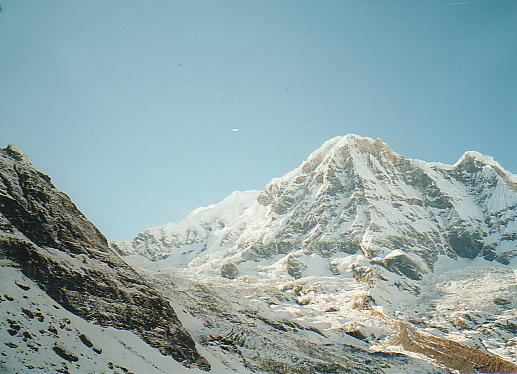
#> input picture AR/input_images/everest1.jpg, 517 x 374 px
$ python -i ps3.py   (imports and definitions only)
#> lines starting #> are read from the running program, lines starting #| are printed output that depends on the picture
"""
CS6476 Assignment 3 imports. Only Numpy and cv2 are allowed.
"""
import cv2
import numpy as np

import cv2
import numpy as np
from typing import Tuple
import math
from scipy.signal import convolve2d
import scipy.ndimage,scipy.signal

class Mouse_Click_Correspondence(object):

    # [405 lines left out: functions __init__, click_event, click_event2, driver, euclidean_distance, get_corners_list and 5 more, not called in this run]


class Automatic_Corner_Detection(object):

    def __init__(self):

        self.SOBEL_X = np.array(
            [
                [-1, 0, 1],
                [-2, 0, 2],
                [-1, 0, 1]
            ]).astype(np.float32)
        self.SOBEL_Y = np.array(
            [
                [-1, -2, -1],
                [0, 0, 0],
                [1, 2, 1]
            ]).astype(np.float32)


    def gradients(self, image_bw):
        '''Use convolution with Sobel filters to calculate the image gradient at each
            pixel location
            Input -
            :param image_bw: A numpy array of shape (M,N) containing the grayscale image
            Output -
            :return Ix: Array of shape (M,N) representing partial derivatives of image
                    in x-direction
            :return Iy: Array of shape (M,N) representing partial derivative of image
                    in y-direction
        '''

        # raise NotImplementedError
        padded_image = np.pad(image_bw, pad_width=1, mode='constant', constant_values=0)
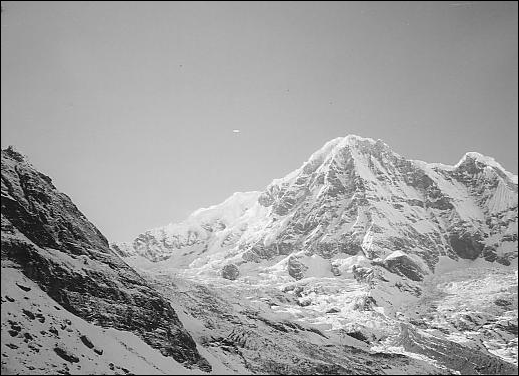
#> padded_image: shape (376, 519); min 0, max 255, mean 158.6
        Ix = convolve2d(padded_image, self.SOBEL_X, mode='valid')
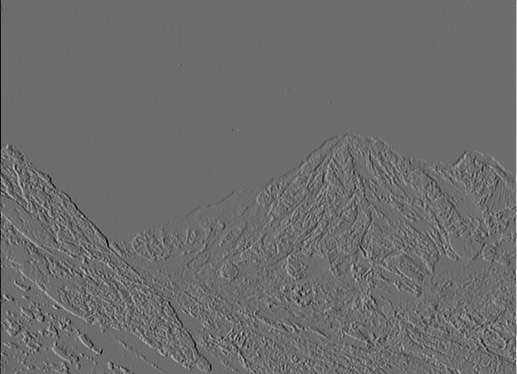
#> Ix: shape (374, 517) float32; min -726, max 969, mean -0.2; drawn with min black and max white
        Iy = convolve2d(padded_image, self.SOBEL_Y, mode='valid')
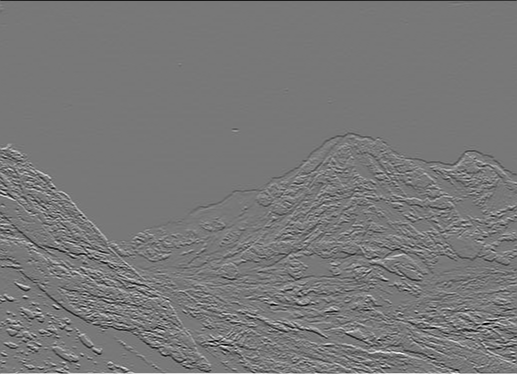
#> Iy: shape (374, 517) float32; min -837, max 934, mean 0.1; drawn with min black and max white
        reverse_Ix=np.where(Ix == 0, 0, -Ix)
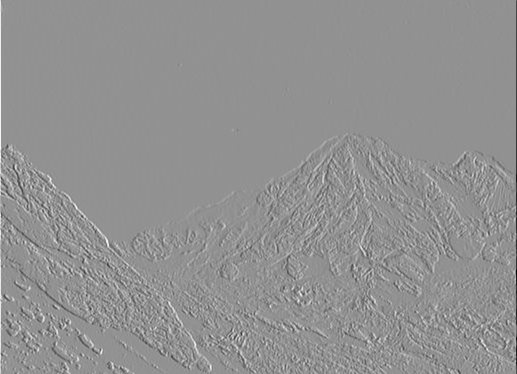
#> reverse_Ix: shape (374, 517) float32; min -969, max 726, mean 0.2; drawn with min black and max white
        reverse_Iy=np.where(Iy == 0, 0, -Iy)
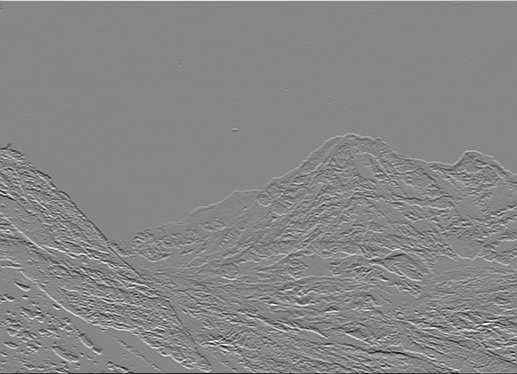
#> reverse_Iy: shape (374, 517) float32; min -934, max 837, mean -0.1; drawn with min black and max white
        return reverse_Ix,reverse_Iy


    def second_moments(self, image_bw, ksize=7, sigma=10):
        """ Compute second moments from image.
            Compute image gradients, Ix and Iy at each pixel, the mixed derivatives and then the
            second moments (sx2, sxsy, sy2) at each pixel,using convolution with a Gaussian filter. You may call the
            previously written function for obtaining the gradients here.
            Input -
            :param image_bw: array of shape (M,N) containing the grayscale image
            :param ksize: size of 2d Gaussian filter
            :param sigma: standard deviation of Gaussian filter
            Output -
            :return sx2: np array of shape (M,N) containing the second moment in x direction
            :return sy2: np array of shape (M,N) containing the second moment in y direction
            :return sxsy: np array of shape (M,N) containing the second moment in the x then the
                    y direction
        """
        sx2, sy2, sxsy = None, None, None
        # raise NotImplementedError
        Ix, Iy = self.gradients(image_bw)
        sx2 = scipy.ndimage.gaussian_filter(Ix ** 2, sigma, mode='constant', truncate=(ksize-1)/(2*sigma))
        sy2 = scipy.ndimage.gaussian_filter(Iy ** 2, sigma, mode='constant', truncate=(ksize-1)/(2*sigma))
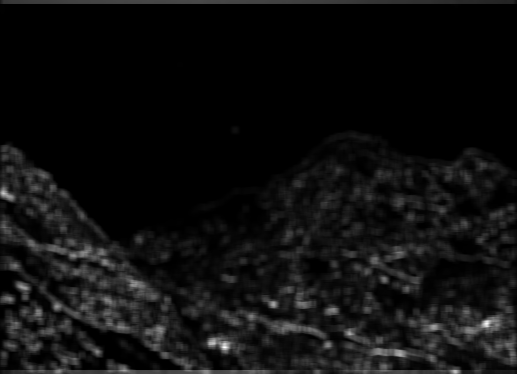
#> sy2: shape (374, 517) float32; min 0, max 227286.5, mean 13655.2; drawn with min black and max white
        sxsy = scipy.ndimage.gaussian_filter(Ix * Iy, sigma, mode='constant', truncate=(ksize-1)/(2*sigma))
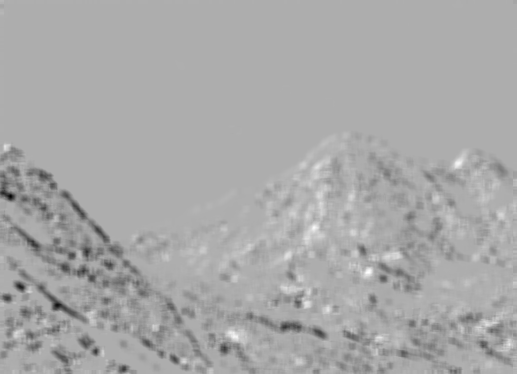
#> sxsy: shape (374, 517) float32; min -70964.8, max 33071.5, mean -1995.4; drawn with min black and max white
        return sx2, sy2, sxsy


    # [73 lines left out: functions harris_response_map, nms_maxpool, harris_corner, not called in this run]
        # return 0
        # raise NotImplementedError
        # return [3,3]
        # return x1, y1


class Image_Mosaic(object):

    def __int__(self):
        pass

    # [71 lines left out: functions image_warp_inv, output_mosaic, ransac, detectAndDescribe, not called in this run]

>>> import cv2
>>> picture = cv2.imread('input_images/everest1.jpg', cv2.IMREAD_GRAYSCALE)
>>> result = Automatic_Corner_Detection().second_moments(picture)

$ run again, on AR/input_images/everest2.jpg
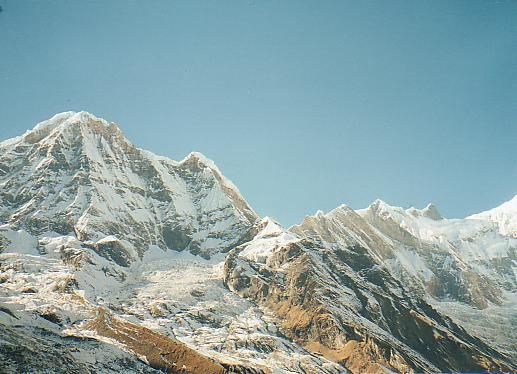
#> input picture AR/input_images/everest2.jpg, 517 x 374 px
#> in second_moments, `sy2 = scipy.ndimage.gaussian_filter(Iy ** 2, sigma, mode='constant', t..`:
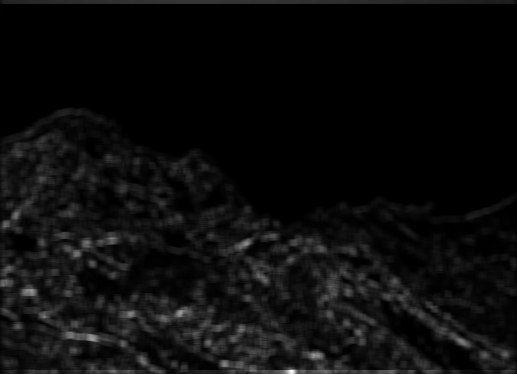
#> sy2: shape (374, 517) float32; min 0, max 249837.5, mean 12262.4; drawn with min black and max white
#> in second_moments, `sxsy = scipy.ndimage.gaussian_filter(Ix * Iy, sigma, mode='constant', ..`:
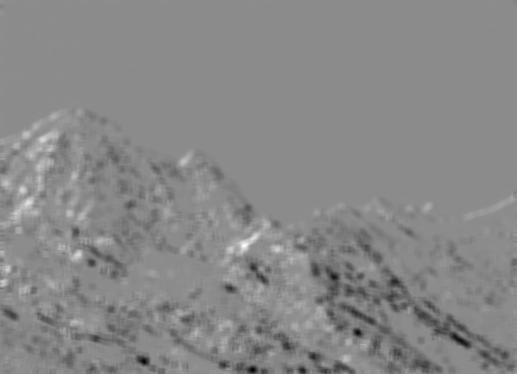
#> sxsy: shape (374, 517) float32; min -63741, max 52371.1, mean -1592.3; drawn with min black and max white

$ run again, on AR/input_images/ps3-2-a_base.jpg
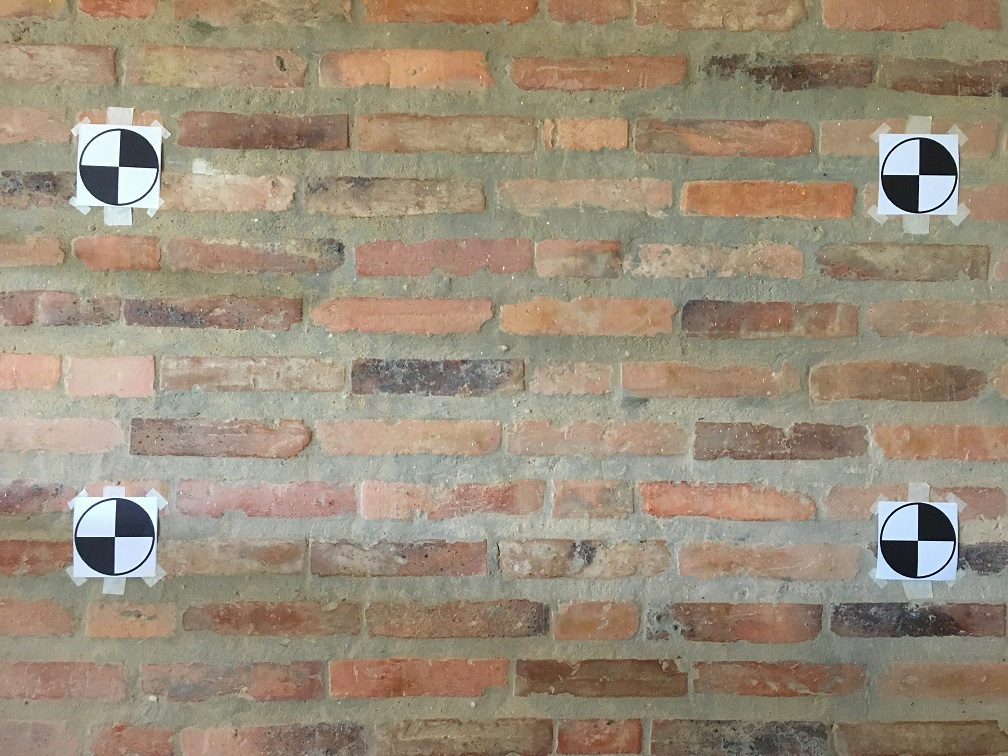
#> input picture AR/input_images/ps3-2-a_base.jpg, 1008 x 756 px
#> in second_moments, `sy2 = scipy.ndimage.gaussian_filter(Iy ** 2, sigma, mode='constant', t..`:
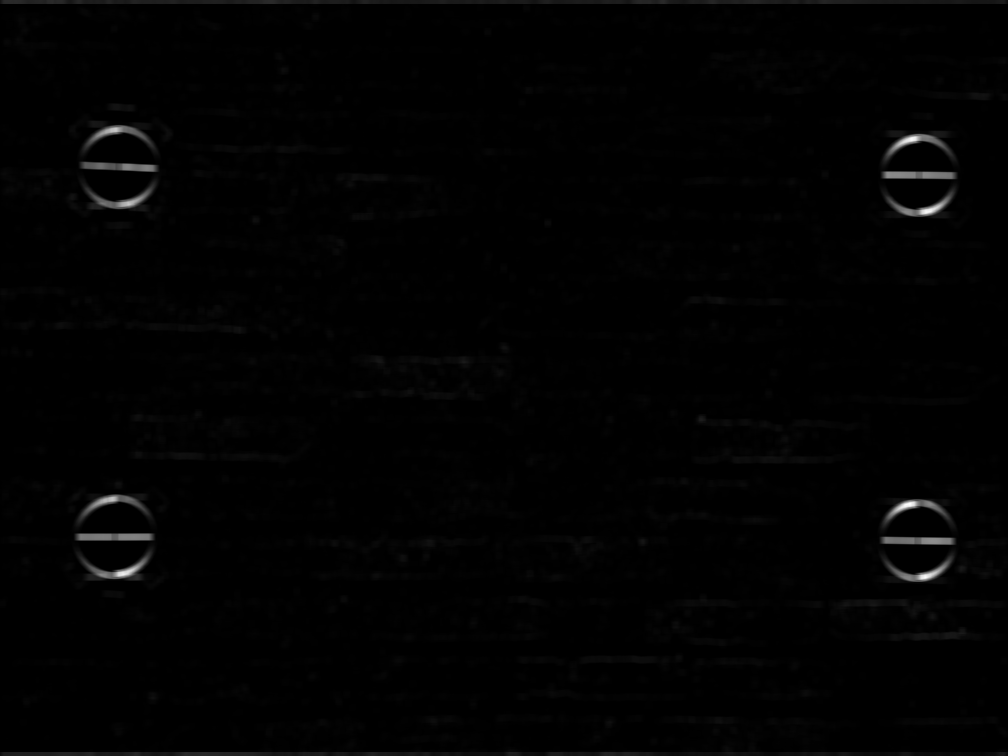
#> sy2: shape (756, 1008) float32; min 0.976, max 367031.5, mean 3721.2; drawn with min black and max white
#> in second_moments, `sxsy = scipy.ndimage.gaussian_filter(Ix * Iy, sigma, mode='constant', ..`:
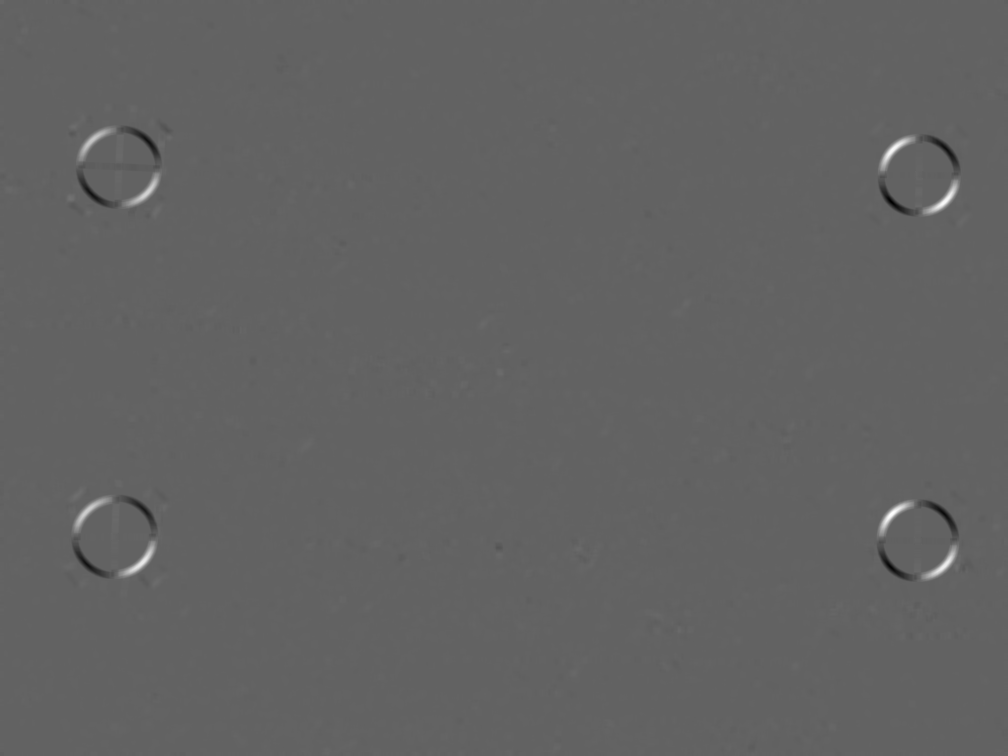
#> sxsy: shape (756, 1008) float32; min -115995.3, max 183351.7, mean 234.3; drawn with min black and max white

$ run again, on AR/input_images/ps3-2-b_base.jpg
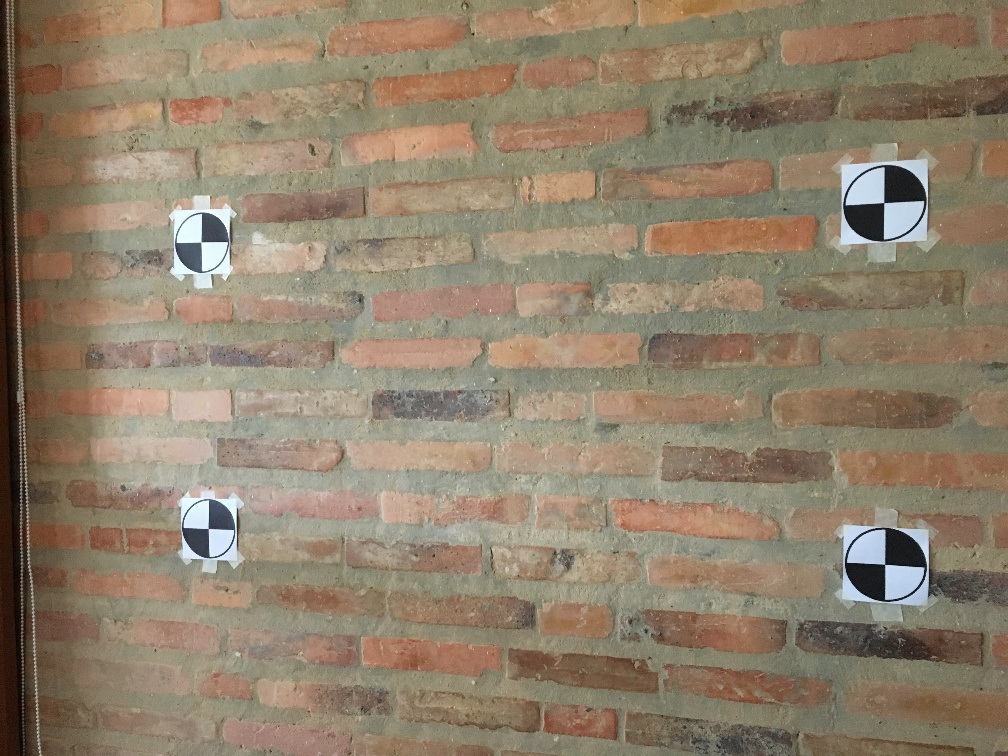
#> input picture AR/input_images/ps3-2-b_base.jpg, 1008 x 756 px
#> in second_moments, `sxsy = scipy.ndimage.gaussian_filter(Ix * Iy, sigma, mode='constant', ..`:
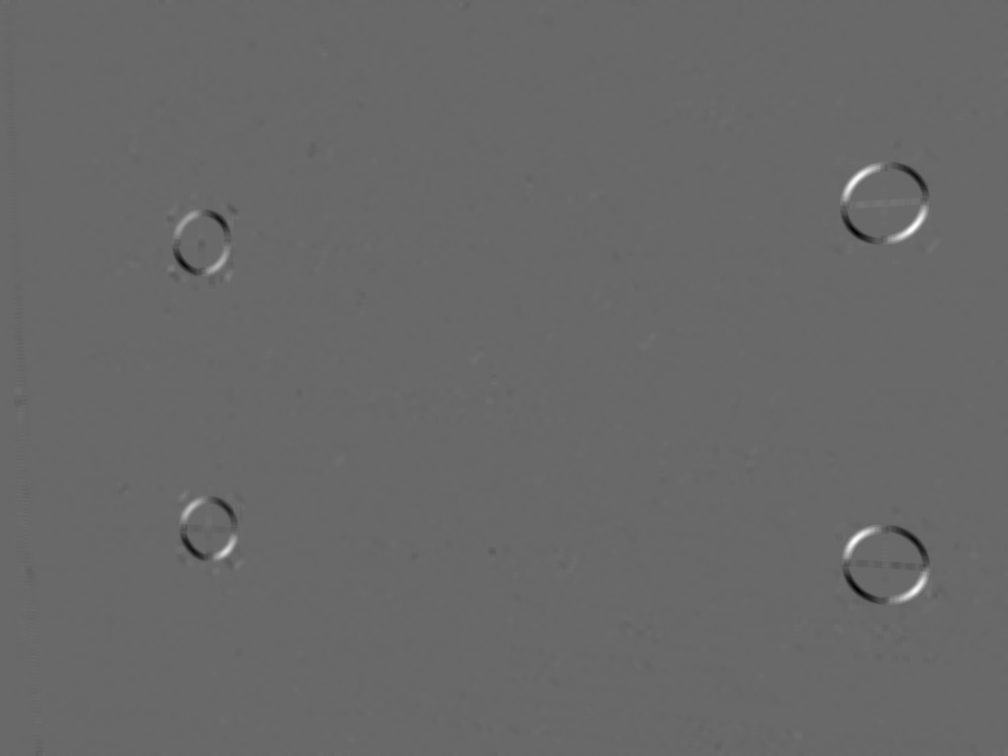
#> sxsy: shape (756, 1008) float32; min -84386.3, max 120389.5, mean 63.3; drawn with min black and max white
